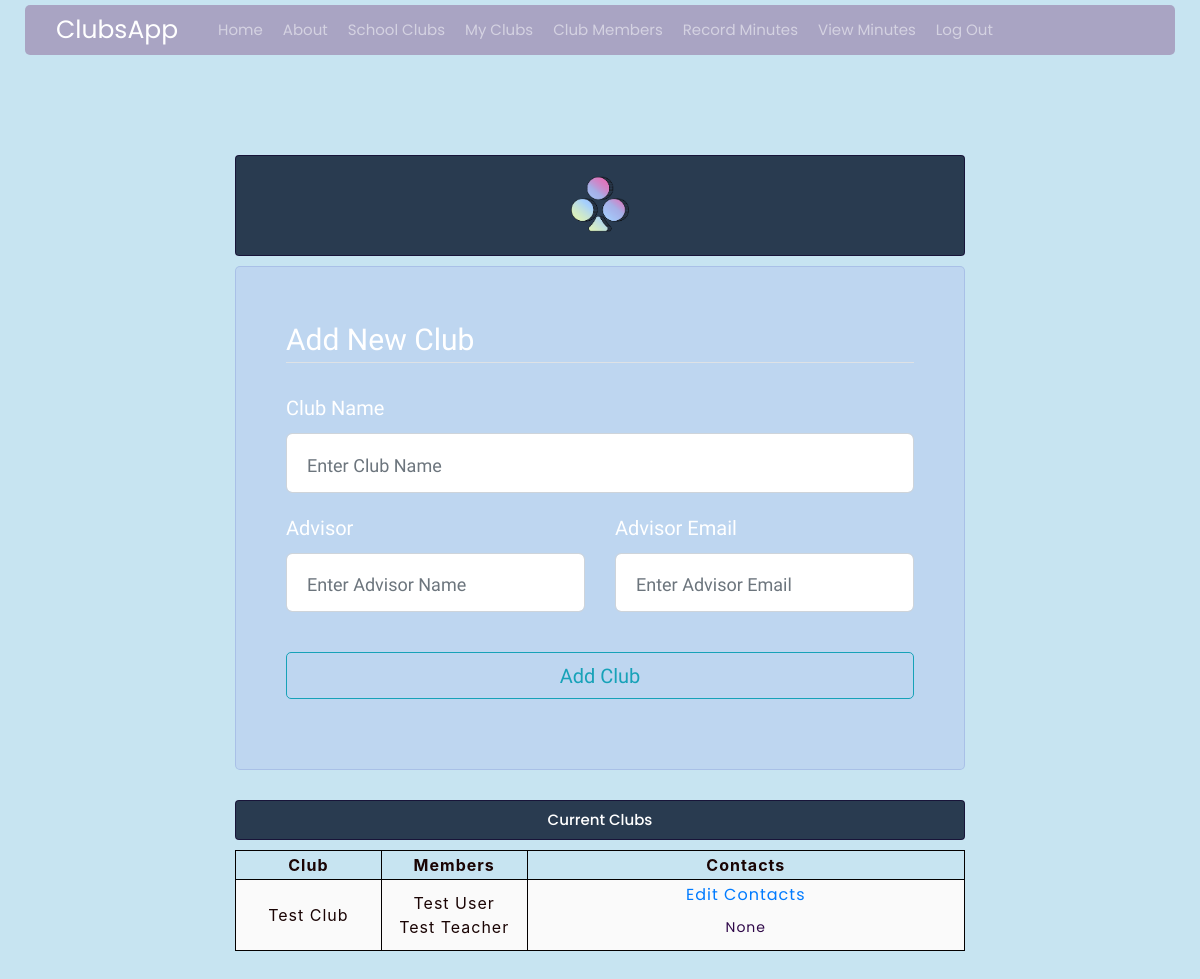
The app's page /user_clubs/1 (signed in) with its own data.
### clubsapp/models.py (models this page shows, shortened)
class Club(db.Model):
	id = db.Column(db.Integer, primary_key=True)
	name = db.Column(db.String(100), unique=True, nullable=False)
	members = db.relationship('User', secondary=user_club_assoc_table)
	contacts = db.Column(db.Text)
	minutes = db.relationship('Minutes', backref='club')

class User(db.Model, UserMixin):
	id = db.Column(db.Integer, primary_key=True)
	firstname = db.Column(db.String(15), nullable=False)
	lastname = db.Column(db.String(15), nullable=False)
	email = db.Column(db.String(60), unique=True, nullable=False)
	password = db.Column(db.String(60), nullable=False)
	role = db.Column(db.Integer(), nullable=False, default=ROLES['student'])
	clubs = db.relationship('Club', secondary=user_club_assoc_table)

### clubsapp/clubs/routes.py (the view, shortened to what this page needs)
@clubs.route('/user_clubs/<int:user_id>', methods=['GET', 'POST'])
@login_required
def user_clubs(user_id):
	user = User.query.get_or_404(user_id)
	clubs = user.clubs
	form = ClubRegistrationForm()
	return render_template('user_clubs.html', clubs=clubs, user=user, form=form) #change to num_club_members

### clubsapp/clubs/forms.py
class ClubRegistrationForm(FlaskForm):
	club_name = StringField(
		'Club Name',
		validators=[DataRequired()],
		render_kw={"placeholder": "Enter Club Name"})
	advisor = StringField(
		'Advisor',
		validators=[DataRequired()],
		render_kw={"placeholder": "Enter Advisor Name"})
	email = StringField(
		'Advisor Email',
		validators=[DataRequired(), Email()],
		render_kw={"placeholder": "Enter Advisor Email"})
	submit = SubmitField('Add Club')

### clubsapp/models.py (called while the page is built)
@login_manager.user_loader
def load_user(user_id):
	return User.query.get(int(user_id))

### clubsapp/templates/user_clubs.html (shortened to what this page needs)
{% extends "layout.html" %}
{% block content %}
<h1><img src="{{ url_for('static', filename='favicon/clubslogo.png') }}" style="width:10%"></h1>
  <div class="content-section">
    <form method="POST" action="">
      <fieldset class="form-group">
        <legend class="border-bottom mb-4"> Add New Club </legend>
        <div class="form-group">
          {{ form.club_name.label(class="form-control-label") }}
          {% if form.club_name.errors %}
            {{ form.club_name(class="form-control form-control-lg is-invalid") }}
            <div class="invalid-feedback">
              {% for error in form.club_name.errors %}
                <span>{{ error }}</span>
              {% endfor %}
            </div>
          {% else %}
            {{ form.club_name(class="form-control form-control-lg") }}
          {% endif %}
        </div>
        <div class = "row">
          <div class="form-group col-md-6">
            {{ form.advisor.label(class="form-control-label") }}
            {% if form.advisor.errors %}
              {{ form.advisor(class="form-control form-control-lg is-invalid") }}
              <div class="invalid-feedback">
                {% for error in form.advisor.errors %}
                  <span>{{ error }}</span>
                {% endfor %}
              </div>
            {% else %}
              {{ form.advisor(class="form-control form-control-lg") }}
            {% endif %}
          </div>
          <div class="form-group col-md-6">
            {{ form.email.label(class="form-control- label") }}
            {% if form.email.errors %}
              {{ form.email(class="form-control form-control-lg is-invalid") }}
              <div class="invalid-feedback">
                {% for error in form.email.errors %}
                  <span>{{ error }}</span>
                {% endfor %}
              </div>
            {% else %}
              {{ form.email(class="form-control form-control-lg") }}
            {% endif %}
          </div>
        </div>
      </fieldset>
      <div class="form-group">
        {{ form.submit(class="btn btn-outline-info")}}
      </div>
    </form>
  </div>
<br>
<h3> Current Clubs </h3>
<table class = "table" style = "table-layout: fixed;">
  <tr>
    <th scope="col" colspan="2">Club</th>
    <th scope="col" colspan="2">Members</th>
    <th scope="col" colspan="6">Contacts</th>
  </tr>
  <div class="content-section">
    {% for club in clubs %}
    <tr>
      <td scope="col" colspan="2">{{ club.name }}</td>
      <td scope="col" colspan="2">{% for member in club.members%}
            {{ member.firstname }}
            {{ member.lastname }}
            <br>
          {% endfor %}
      </td>
      <td scope="col" colspan="6">
        <a href="{{ url_for('clubs.contact_list', club_id=club.id, user_id=current_user.id) }}"> Edit Contacts </a>
        <br>
        <p style="word-wrap: break-word;">{{club.contacts}}</p>
      </td>
    </tr>
    {% endfor %}
  </div>
</table>
{% endblock content %}

### clubsapp/static/style.css (style rules this page uses)
html { font-size: 20px; font-family: 'Source Sans Pro', sans-serif; background-color: #ffffff; }
a { font-family: 'Poppins', sans-serif; }
h1 { font-size: 40px; text-align: center; float: center; margin: 10 10; padding: 20px 20px; background-color: rgba(5, 21, 44, 0.815); color: #ffffff; border: 1px solid rgba(20, 9, 51, 0.781); font-family: 'Poppins', sans-serif; border-radius: 4px; }
h3 { font-size: 15px; text-align: center; float: center; margin: 10 10; padding: 10px 10px; background-color: rgba(5, 21, 44, 0.815); color: #ffffff; border: 1px solid rgba(20, 9, 51, 0.781); font-family: 'Poppins', sans-serif; border-radius: 4px; }
body { margin: auto auto; background-color: #c7e4f1; padding: 0 20px 20px 20px; border: 5px solid #c7e4f1; word-wrap: break-word; }
img { display: block; margin: 0 auto; }
p { margin: 10px 3px; color: #2f0849; font-family: 'Poppins', sans-serif; font-size: 14px; word-wrap: break-word !important; }
input { width: 100%; box-sizing: border-box; }
form { padding: 50px 50px 50px 50px; margin: auto; color: white; background-color: rgba(186, 208, 240, 0.705) !important; border: 1px solid rgba(162, 185, 228, 0.753); border-radius: 5px; }
.form-group { font-family: 'Source Sans Pro', sans-serif !important; }
::placeholder { color: #CCC; opacity: 1; font-family: 'Source Sans Pro', sans-serif; font-size: 18px; }
table { border-radius: 5px; color: rgb(26, 4, 4) !important; letter-spacing: 1px; font-size: 0.8rem; text-align: inherit; width: 400px; word-wrap: break-word; }
table, td, th { padding: 2px !important; border: 1px solid rgb(3, 0, 0) !important; border-top: 1px solid rgb(3, 0, 0) !important; vertical-align: middle !important; text-align: center; word-wrap: break-word; }
th { color: rgb(26, 4, 4); word-wrap: break-word; }
td { text-align: center; word-wrap: break-word; }
tr:nth-child(even) td { background-color: rgb(250,250,250); }

### records on screen
Club: name "Test Club", contacts "None"
User: firstname "Test", lastname "User"
User: firstname "Test", lastname "Teacher"
